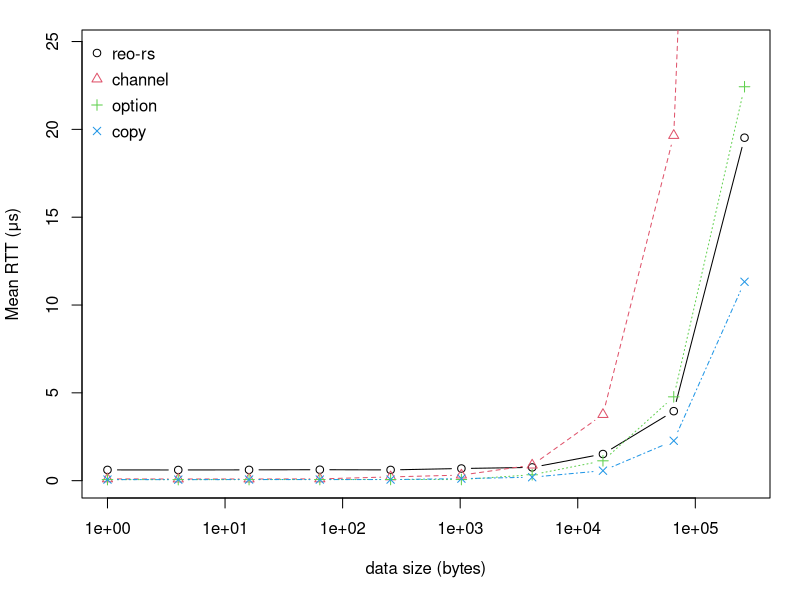
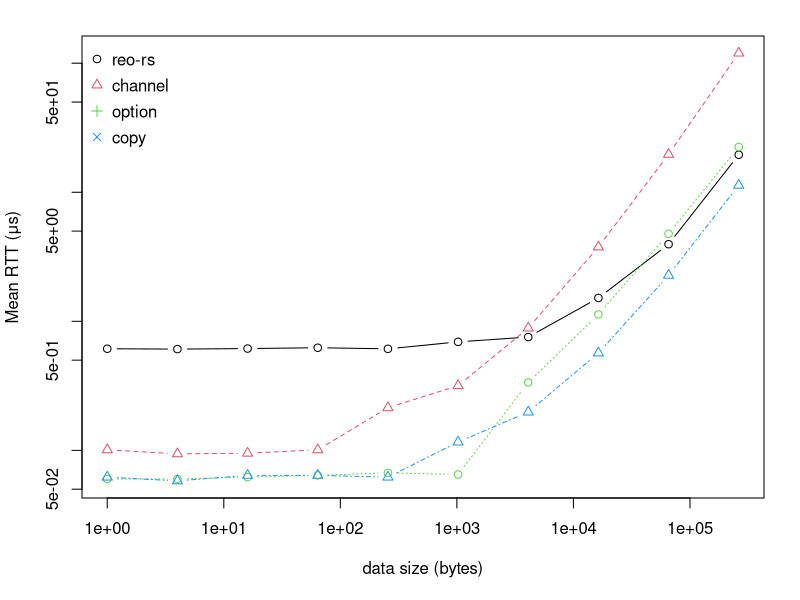
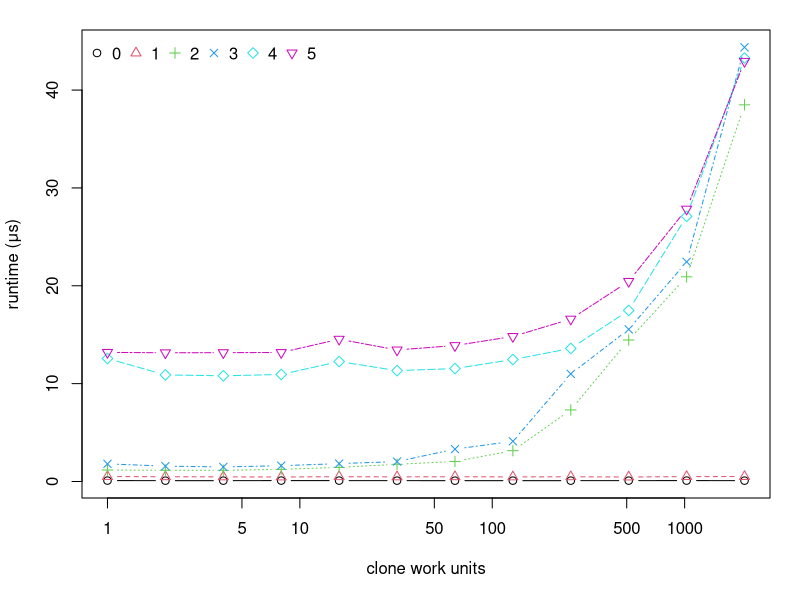
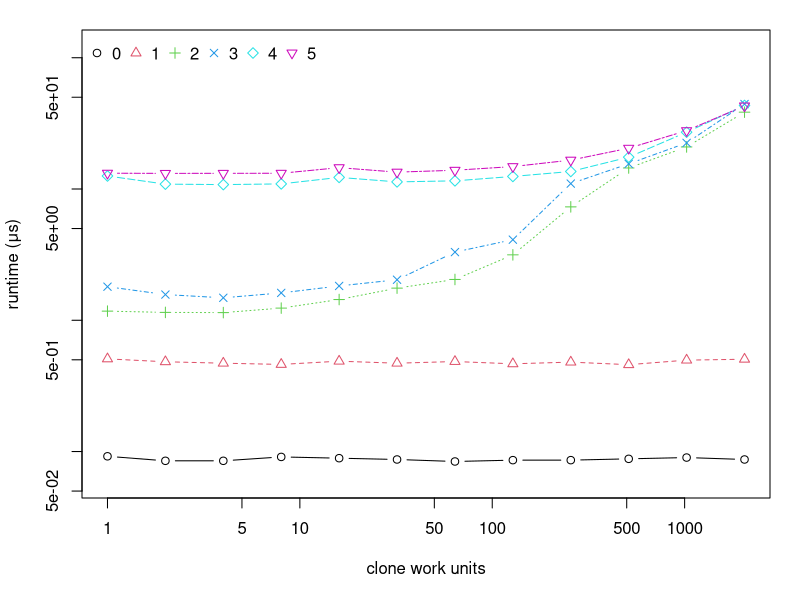
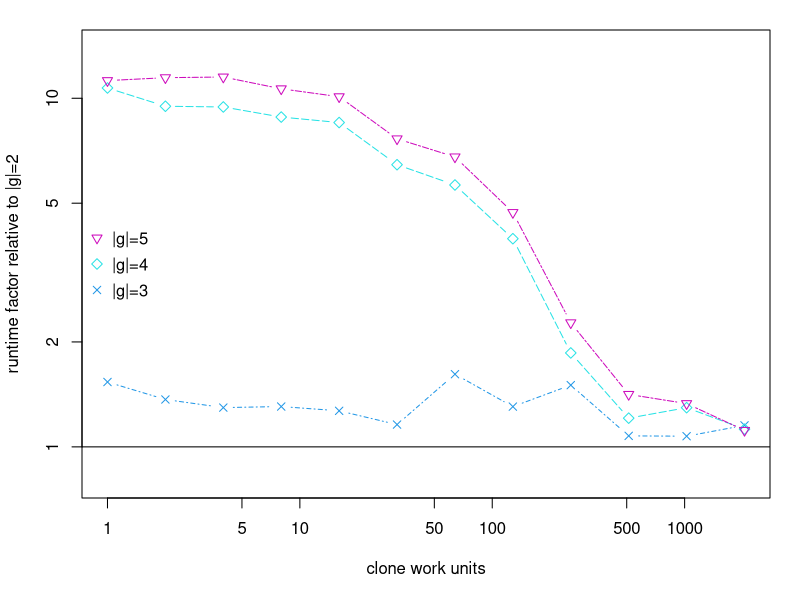
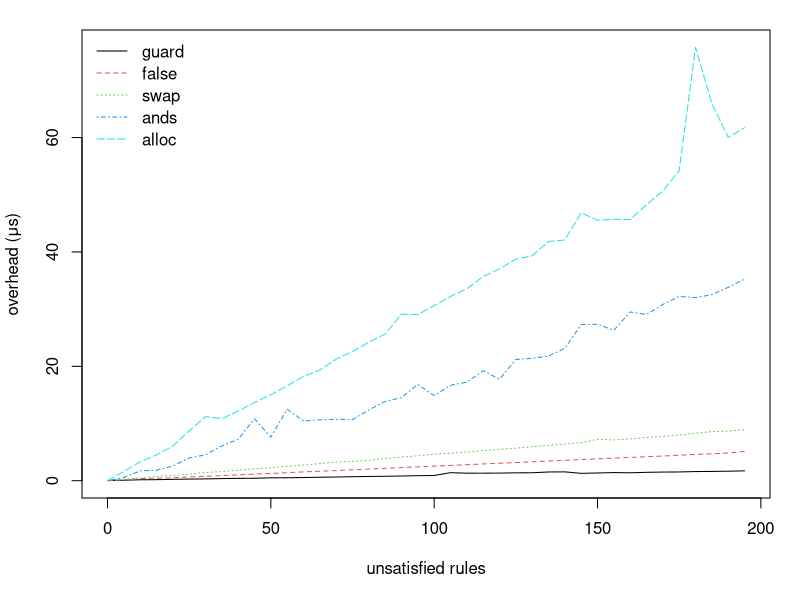
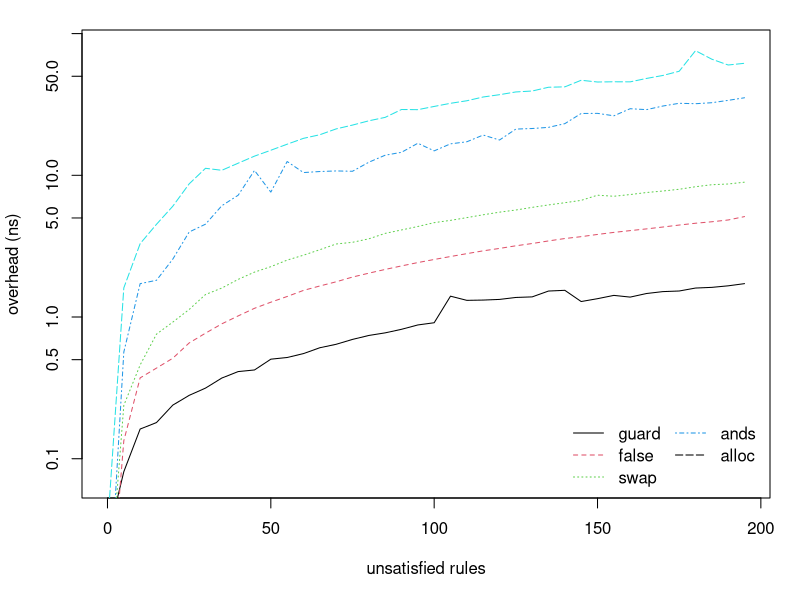
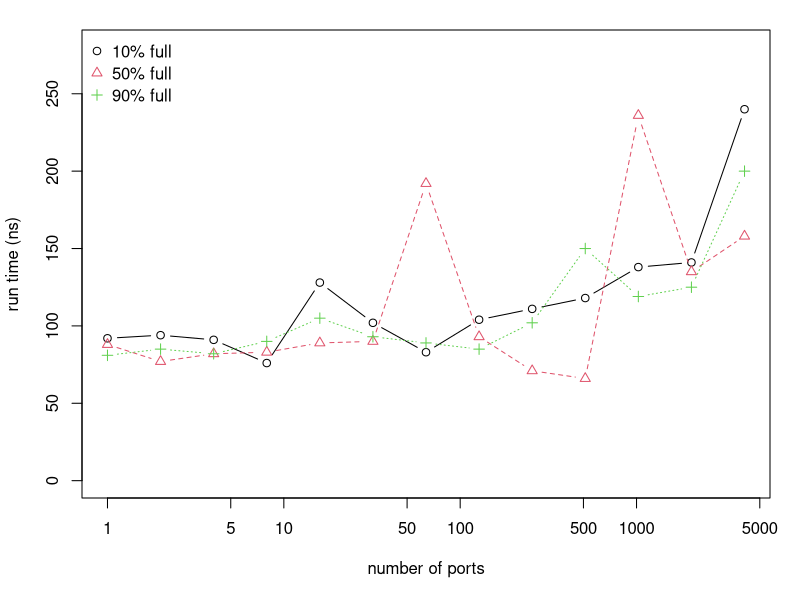

The R source for these figures, in order: (Note: this script raises an error after producing the figures.)
setwd("C:/Users/chris/OneDrive/Documents/LaTeX/Msc2/experiments")

mypng <- function(filename) {
  png(
    filename,
    width     = 3.1,
    height    = 2.8,
    units     = "in",
    res       = 1000,
    pointsize = 9
  )
}
mypngbig <- function(filename) {
  png(
    filename,
    width     = 4.2,
    height    = 3.35,
    units     = "in",
    res       = 1000,
    pointsize = 9
  )
}
thou = 1000
bil = thou*thou*thou
#####################################################################
### RTT. measuring Reo's fifo1 on a single thread vs mpsc
### x represents changing data size in bytes (0,1,2,4,8,16)  x gives q where bytes=q&2-1
### 100_000 data movements
### 10 reps with fresh proto objects

x = 2^c(0,2,4,6,8, 10, 12, 14, 16, 18)
option = c(60, 60, 62, 64, 67, 65, 336, 1131, 4773, 22428);
heapptr = c(60, 58, 61, 61, 60, 87, 128, 313, 1165, 5690)
reo_raw = c(613, 609, 615, 624, 612, 693, 755, 1517, 3957, 19526)
crossbeam = c(101, 94, 95, 101, 214, 317, 886, 3764, 19652, 119739)

reo_rs = c(662, 621, 642, 612, 658, 655, 773, 1432, 3923, 20072);

mypng("rtt_0.png")
op <- par(mar = c(5.1, 4.1, 1.5, 1.5))
dat = matrix(c(reo_raw, crossbeam, option, (heapptr-58)*2+58), ncol=4)
matplot(x, dat/thou, log='x', type='b', pch=1:4, xlab="data size (bytes)",
     ylab = "Mean RTT (μs)", ylim=c(0, max(c(option, reo_rs))*1.1/thou))
legend("topleft", legend=c("reo-rs", "channel", "option", "copy") , col=1:4,  ncol=1, 
       y.intersp=1.3, cex=1, xjust=0, bty = "n", pch=1:4
)
dev.off()

mypng("rtt_1.png")
op <-par(mar = c(5.1, 4.1, 1.8, 1.8))
matplot(x, dat/thou, log='xy', type='b', pch=1:2, xlab="data size (bytes)", ylab = "Mean RTT (μs)")
legend("topleft", legend=c("reo-rs", "channel", "option", "copy") , col=1:4,  ncol=1, 
       y.intersp=1.3, cex=1, xjust=0, bty = "n", pch=1:4
)
dev.off()


#########################################################
### "SIMO" group getting. N-way replicator with COPY type data
### 

x = 2^c(0:11)
y = c(92, 508, 1174, 1802, 12567, 13195,
      85, 483, 1148, 1570, 10891, 13152,
      85, 471, 1144, 1483, 10802, 13166,
      91, 461, 1238, 1616, 10936, 13180,
      89, 488, 1439, 1826, 12258, 14540,
      87, 471, 1757, 2036, 11329, 13443,
      84, 485, 2046, 3307, 11539, 13892,
      86, 466, 3151, 4111, 12463, 14821,
      86, 480, 7311, 10994, 13598, 16597,
      88, 459, 14459, 15549, 17480, 20451,
      90, 497, 20913, 22444, 27094, 27837,
      87, 505, 38490, 44367, 43272, 42934)
my = matrix(y, ncol = length(x))
ty = t(my)


mypng("simo_0.png")
op <- par(mar = c(5.1, 4.1, 1.5, 1.5))
matplot(x, ty/1000, log='x', type='b', pch=1:6, lty=1:6, col=1:6, ylab="runtime (μs)", xlab="clone work units")
legend("topleft", legend=c(0:5) , col=1:6,  ncol=6, 
       y.intersp=1.3, cex=1, xjust=0, bty = "n", pch=1:6
)
dev.off()

mypng("simo_1.png")
op <- par(mar = c(5.1, 4.1, 1.5, 1.5))
matplot(x, ty/1000, log='xy', type='b', pch=1:6, lty=1:6, col=1:6, ylab="runtime (μs)", ylim=c(0.06, 120), xlab="clone work units")
legend("topleft", legend=c(0:5) , col=1:6,  ncol=6, 
       y.intersp=1.3, cex=1, xjust=0, bty = "n", pch=1:6
)
dev.off()

mypngbig("simo_2.png")
op <- par(mar = c(5.1, 4.1, 1.5, 1.5))
ty2 <- ty[,-c(1,2,3)]
matplot(x, ty2/ty[,3], log='xy', type='b', pch=4:6, ylim=c(0.8, 14),
        ylab="runtime factor relative to |g|=2", lty=4:6, col=4:6, xlab="clone work units")
legend("left", legend=c("|g|=5", "|g|=4", "|g|=3") , col=rev(4:6),  ncol=1, 
       y.intersp=1.3, cex=1, xjust=0, bty = "n", pch=rev(4:6)
)
abline(h=1, col=1)
dev.off()





#########################################################
### TIME TAKEN FOR TRAVERSING BOGUS RULES
x = seq(from=0, to=195, by=5);

# false guard
y1 = c(266, 320, 401, 419, 478, 519, 554, 610, 651, 662, 743, 757,
       791, 846, 881, 934, 980, 1012, 1058, 1118, 1150, 1642, 1550,
       1556, 1570, 1613, 1626, 1764, 1782, 1525, 1586, 1660, 1621,
       1704, 1750, 1765, 1840, 1858, 1899, 1959);

# check false
y2 = c(244, 373, 611, 675, 751, 895, 1008, 1134, 1257, 1391, 1511, 1635, 1780, 1895, 2011, 2153, 2278, 2405, 2533, 2661, 2786, 2911, 3039, 3170, 3287, 3420, 3540, 3682, 3819, 3929, 4065, 4194, 4310, 4426, 4554, 4695, 4828, 4940, 5078, 5352);

# swap then check false
y2b = c(247, 477, 698, 996, 1160, 1369, 1680, 1840, 2082, 2313, 2505, 2760,
        2970, 3224, 3515, 3606, 3801, 4131, 4354, 4592, 4872, 5048, 5267,
        5505, 5732, 5929, 6178, 6419, 6645, 6895, 7477, 7353, 7554, 7799,
        7986, 8209, 8545, 8822, 8922, 9183);

# 5x5 nested ands
y3 = c(245, 805, 1959, 2055, 2802, 4219, 4758, 6340, 7473, 11064,
       7851, 12751, 10694, 10875, 10974, 10919, 12607, 14100, 14769, 17073,
       15114, 16913, 17482, 19473, 17983, 21433, 21630, 22035, 23387, 27550,
       27602, 26537, 29749, 29304, 31060, 32466, 32249, 32769, 34042, 35496);

# check alloc
y4 = c(271, 1845, 3533, 4751, 6293, 8941, 11445, 11088, 12416, 13894,
       15267, 16816, 18475, 19574, 21496, 22855, 24483, 25874, 29374,
       29293, 30857, 32457, 33821, 35937, 37297, 38989, 39578, 42063,
       42334, 47088, 45782, 45958, 45899, 48499, 50892, 54469, 76016,
       66190, 60281, 61970);

leggy = c("guard", "false",  "swap", "ands", "alloc");
mypng("check_time_0.png")
 op <- par(mar = c(5.1, 4.1, 1.5, 1.5))
dat <- matrix(c(y1-239, y2-239, y2b-239, y3-239, y4-239), ncol=5);
matplot(x, dat/thou, type="l", lty=1:5, col=1:5, ylab="overhead (μs)", xlab="unsatisfied rules") #plot
legend("topleft", legend=leggy , col=1:5,  ncol=1,
       y.intersp=1.1, cex=1, xjust=0, bty = "n", lty=1:5)
dev.off()

mypng("check_time_1.png")
 op <- par(mar = c(5.1, 4.1, 1.5, 1.5))
matplot(x, dat/thou, type="l", lty=1:5, col=1:5, log='y', ylim=c(0.07, 80), ylab="overhead (ns)", xlab="unsatisfied rules") #plot
legend("bottomright", legend=leggy , col=1:4,  ncol=2,
       y.intersp=1.1, cex=1, xjust=0, bty = "n", lty=1:5)
dev.off()



###################################################
### bitset effectiveness. comparing normal hashset to bitset for the SUBSET operation
x = c(2^(0:12));
bits1 = c(92, 94, 91, 76, 128, 102, 83, 104, 111, 118, 138, 141, 240);
bits5 = c(88, 77, 82, 83, 89, 90, 192, 93, 71, 66, 236, 135, 158);
bits9 = c(81, 85, 82, 90, 105, 93, 89, 85, 102, 150, 119, 125, 200);
set1 = c(72, 105, 94, 70, 88, 117, 161, 277, 484, 918, 2027, 3519, 7258);
set5 = c(66, 124, 96, 122, 179, 513, 838, 1335, 2673, 3986, 11548, 18570, 32123);
set9 = c(61, 145, 103, 140, 219, 617, 1217, 1919, 2922, 5501, 12790, 23882, 54884);

leggy = c("10% full", "50% full", "90% full")

mypng("bits_0.png")
dat <- matrix(c(bits1, bits5, bits9), ncol=3);
 op <- par(mar = c(5.1, 4.1, 1.5, 1.5))
matplot(x, dat, type="b", pch=1:3, lty=1:3, col=1:3, log='x', ylab="run time (ns)", xlab="number of ports", ylim=c(0, 280)) #plot
legend("topleft", legend=leggy , col=1:3,  ncol=1,
       y.intersp=1.1, cex=1, xjust=0, bty = "n", pch=1:3)
dev.off()


mypng("bits_1.png")
dat <- matrix(c(set1/bits1, set5/bits5, set9/bits9), ncol=3);
 op <- par(mar = c(5.1, 4.1, 1.5, 1.5))
matplot(x, dat, type="b", pch=1:3, lty=1:3, col=1:3, log='xy', ylim=c(0.6, 320), ylab="speedup", xlab="number of ports") #plot
abline(h=1, lty=3, col=3)
legend("topleft", legend=leggy , col=1:3,  ncol=1,
       y.intersp=1.1, cex=1, xjust=0, bty = "n", pch=1:3)
dev.off()




###################################################
## isolated gets
x1 = 1:20
java8 = c(13450, 14239, 11348, 11086, 13324, 15790, 17781, 19612, 21592, 23142,
          25529, 29588, 30348, 32504, 37723, 40388, 40695, 43408, 46420, 47324);

rs8 = c(228, 699, 1405, 1825, 2413, 1803, 2098, 2206, 2264, 2584,
        2637, 2809, 2942, 3188, 3525, 3804, 3841, 3972, 4944, 4523);

rs0 = c(232, 691, 1429, 1455, 1616, 1767, 2023, 2056, 2102, 2345,
       2455, 2731, 2802, 2995, 3154, 3431, 3489, 3784, 3874, 4184);

rs1k = c(296, 663, 1429, 1797, 2167, 1883, 2034, 2511, 2300, 2442,
         2611, 3141, 3098, 3038, 3263, 3461, 3615, 3787, 3951, 4198);

rs8k = c(596, 837, 1533, 2038, 1903, 1950, 2115, 2320, 2297, 2388,
         2462, 2563, 2683, 2850, 2849, 2935, 2951, 3081, 3166, 3628);

dat <- matrix(c(rs0, rs8k, java8), ncol=3);
leggy = c("rust_8", "rust_8000", "java_8");
mypng("rust_v_java_0.png")
 op <- par(mar = c(5.1, 4.1, 1.5, 1.5))
matplot(x1, dat/thou, type = "l", lty=1:3, col=1:3, log='', ylab="interaction duration (μs)", xlab="concurrent getters") #plot
legend("topleft", legend=leggy , col=1:3,  ncol=1,
       y.intersp=1.1, cex=1, xjust=0, bty = "n", lty=1:3)
dev.off()
mypng("rust_v_java_1.png")
op <- par(mar = c(5.1, 4.1, 1.5, 1.5))
matplot(x1, dat/thou, type = "l", lty=1:3, col=1:3, log='y', ylab="interaction duration (μs)", xlab="concurrent getters") #plot
legend("bottomright", legend=leggy , col=1:3,  ncol=1,
       y.intersp=1.1, cex=1, xjust=0, bty = "n", lty=1:3)
dev.off()


x2 = 1:10
java_clone = c(24028, 20681, 31330, 40265, 47562, 59921, 63577, 74591, 80451, 89866);
rs64k = c(3424, 5689, 8308, 9448, 10298, 8877, 9089, 9579, 9831, 9459,
          9701, 9645, 9919, 9810, 10384, 10061, 9743, 10026, 9943, 10108);
dat <- matrix(c(rs64k[1:10], java8[1:10], java_clone), ncol=3);
mypngbig("rust_v_java_2.png")
 op <- par(mar = c(5.1, 4.1, 1.5, 1.5))
matplot(x2, dat/thou, type = "b", pch=1:3, lty=1:3, col=1:3, log='y', ylab="interaction duration (μs)", xlab="concurrent getters") #plot
leggy = c("rust_value", "java_reference", "java_value");
legend("bottomright", legend=leggy , col=1:3,  ncol=1,
       y.intersp=1.1, cex=1, xjust=0, bty = "n", pch=1:3)
dev.off()




###################################
### experiments/test_8
### reo-rs vs handmade alternator

x =          c(4,    8,    16,   32,   64,   128,  256,  512,  1024, 2048, 4096, 8192);
y_crossbea = c(1108, 1079, 1111, 1125, 1107, 1181, 1203, 1302, 1481, 2212, 3541, 11717);
y_reorsput = c(1483, 1576, 1996, 1458, 1462, 1581, 1731, 1550, 1688, 1982, 2770, 3717);
xlil = c(1024, 2048, 4096, 8192)
y_reorsputlil = c(1618, 1747, 1881, 2371)
dat <- matrix(c(y_handmade, y_reorsput), ncol=2);

mypngbig("alternator.png")
op <- par(mar = c(5.1, 4.1, 1.5, 1.5))
dat = matrix(c(y_crossbea, y_reorsput), ncol=2)
matplot(x, dat/thou, type = "b", lty=1:2, col=1:2, log='x', ylab="interaction duration (μs)", xlab="data size (bytes)", pch=1:2, ylim=c(0,8)) #plot
lines(xlil, y_reorsputlil/thou, type="b", col=3, pch=3)
revd=c(2,3,1)
legend("topleft", legend=c("reo-rs", "reo-rs (unsafe reference API)","handmade") , col=revd,  ncol=1,
       y.intersp=1.1, cex=1, xjust=0, bty = "n", pch=revd)
dev.off()




############################
### experiments/test_9
### mem refpass
# clone type data 8192 (moving through fifoM connector)
put_get = c(4971, 5063, 5121, 5235, 5290, 5385, 5523, 5700, 5828, 5988, 6604, 6357, 6380, 6561, 6783, 7013, 7180, 7531, 7893, 7929, 8022, 8259)
rawput_get = c(3305, 3419, 3450, 3506, 3539, 3701, 3759, 3953, 4232, 4309, 4512, 4612, 4690, 5075, 5159, 5436, 5524, 5708, 5928, 6157, 6503, 6737)
rawput_getsig = c(1558, 1578, 1651, 1751, 1880, 2008, 2215, 2507, 2461, 2523, 2630, 2794, 2941, 3098, 3320, 3661, 3667, 3960, 4237, 4382, 4611, 4848)
put_getsig = c(3339, 3248, 3329, 3531, 3621, 3727, 3860, 4015, 4207, 4356, 4518, 4697, 4902, 5083, 5230, 5490, 5594, 5919, 6146, 6276, 6519, 6750)
mypngbig("fifo_m.png")
nums = c(1:4)
op <- par(mar = c(5.1, 4.1, 1.5, 1.5))
dat = matrix(c(put_get, rawput_get, put_getsig, rawput_getsig), ncol=4)
matplot(x=(1:22), dat/thou, ylim=c(0, max(put_get)/thou*1.3), type='b', ylab="duration (μs)", xlab="fifo buffer slots", pch=nums, lty=nums, col=nums)
leggy = c("put_in_out", "in_out", "put_in", "in")
legend("topleft", legend=leggy , col=nums,  ncol=1,
       y.intersp=1.1, cex=1, xjust=0, bty = "n", pch=nums)
dev.off()
